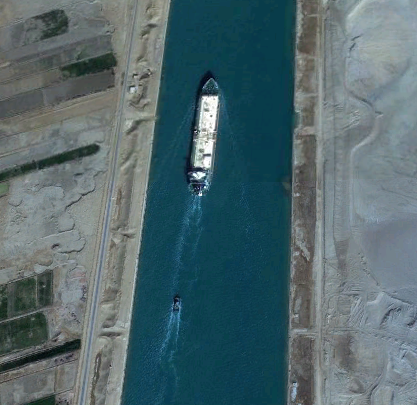
#> input picture Suez Canal.png, 417 x 405 px, found by its file name
$ jupyter execute code.ipynb
#> lines starting #> are read from the running program, lines starting #| are printed output that depends on the picture
**Import Dependencies**

[cell 1]
import math
import cv2
import numpy as np
from PIL import Image, ImageStat
from numpy import asarray
from matplotlib import pyplot as plt

---

**Problem 1**

[cell 2]
def distance_transform(img,distance_measure):
############### Euclidean Distance measure #######################################
  if (distance_measure=='Euclidean Distance'):
    def euclidean_calculator(x1,y1,x2,y2):
      point1 = np.array((x1,y1))
      point2 = np.array((x2,y2))
      dist = np.linalg.norm(point1 - point2)
      return dist

    img_euclidean=np.ones(img.shape)*math.inf
    img_euclidean[150][200]=0
    distances = []

    # distance between the two ships
    # First Pass
    for i in range(1,img_euclidean.shape[0]-1):
      for j in range(1,img_euclidean.shape[1]):
        centre = img_euclidean[i][j]
        left = img_euclidean[i][j-1]+euclidean_calculator(i,j,i,j-1)
        left_bottom = img_euclidean[i+1][j-1]+euclidean_calculator(i,j,i+1,j-1)
        top_left = img_euclidean[i-1][j-1]+euclidean_calculator(i,j,i-1,j-1)
        top = img_euclidean[i-1][j]+euclidean_calculator(i,j,i-1,j)
        img_euclidean[i][j]=min(centre, top_left, left, left_bottom, top)
    cv2.imwrite(r'/content/gdrive/MyDrive/Euclidean Distance outputs/Suez_1_Euclidean.bmp', img_euclidean)
    img_euclidean1 = img_euclidean

    # Second Pass
    for i in range(img_euclidean.shape[0]-2,0,-1):
      for j in range(img_euclidean.shape[1]-2,-1,-1):
        centre = img_euclidean[i][j]
        right_bottom = img_euclidean[i+1][j+1]+euclidean_calculator(i,j,i+1,j+1)
        bottom = img_euclidean[i+1][j]+euclidean_calculator(i,j,i+1,j)
        top_right = img_euclidean[i-1][j+1]+euclidean_calculator(i,j,i-1,j+1)
        right = img_euclidean[i][j+1]+euclidean_calculator(i,j,i,j+1)
        img_euclidean[i][j]=min(centre, top_right, right, right_bottom, bottom)
    print("Distance using Euclidean Distance between 2 ships:",img_euclidean[310][175])
    distances.append(img_euclidean[310][175])
    cv2.imwrite(r'/content/gdrive/MyDrive/Euclidean Distance outputs/Suez_final_Euclidean.bmp', img_euclidean)

    # Distance between the left edge of the small Boat and left Canal bank
    smallLeftCanal=np.ones(img.shape)*math.inf
    smallLeftCanal[310][173]=0 # left edge pixel

    # First Pass
    for i in range(1,smallLeftCanal.shape[0]-1):
      for j in range(1,smallLeftCanal.shape[1]):
        left = smallLeftCanal[i][j-1] + euclidean_calculator(i,j,i,j-1)
        centre = smallLeftCanal[i][j]
        top = smallLeftCanal[i-1][j] + euclidean_calculator(i,j,i-1,j)
        top_left = smallLeftCanal[i-1][j-1] + euclidean_calculator(i,j,i-1,j-1)
        left_bottom = smallLeftCanal[i+1][j-1] + euclidean_calculator(i,j,i+1,j-1)
        smallLeftCanal[i][j]=min(centre, top, top_left, left_bottom, left)
    cv2.imwrite(r'/content/gdrive/MyDrive/Euclidean Distance outputs/leftEdgeLeftCanalSmall_1st.jpg', smallLeftCanal)

    # Second Pass
    for i in range(smallLeftCanal.shape[0]-2,0,-1):
      for j in range(smallLeftCanal.shape[1]-2,-1,-1):
        right_bottom = smallLeftCanal[i+1][j+1] + euclidean_calculator(i,j,i+1,j+1)
        centre = smallLeftCanal[i][j]
        top_right = smallLeftCanal[i-1][j+1] + euclidean_calculator(i,j,i-1,j+1)
        bottom = smallLeftCanal[i+1][j] + euclidean_calculator(i,j,i+1,j)
        right = smallLeftCanal[i][j+1] + euclidean_calculator(i,j,i,j+1)
        smallLeftCanal[i][j]=min(right_bottom, centre, top_right, bottom, right)
    print("Distance using Euclidean Distance between the left edge of the small Boat and left Canal bank:",smallLeftCanal[310][131])
    cv2.imwrite(r'/content/gdrive/MyDrive/Euclidean Distance outputs/leftEdgeLeftCanalSmall_2nd.jpg', smallLeftCanal)
    distances.append(smallLeftCanal[310][131])

    # Distance between the right edge of the small boat and the right bank of the canal
    smallRightCanal=np.ones(img.shape)*math.inf
    smallRightCanal[310][180]=0 # right edge pixel

    # First Pass
    for i in range(1,smallRightCanal.shape[0]-1):
      for j in range(1,smallRightCanal.shape[1]):
        left_bottom = smallRightCanal[i+1][j-1]+euclidean_calculator(i,j,i+1,j-1)
        top = smallRightCanal[i-1][j]+euclidean_calculator(i,j,i-1,j)
        centre = smallRightCanal[i][j]
        top_left = smallRightCanal[i-1][j-1]+euclidean_calculator(i,j,i-1,j-1)
        left = smallRightCanal[i][j-1]+euclidean_calculator(i,j,i,j-1)
        smallRightCanal[i][j]=min(top, centre, left, top_left, left_bottom)
    cv2.imwrite(r'/content/gdrive/MyDrive/Euclidean Distance outputs/rightEdgeRightCanalSmall_1st.jpg', smallRightCanal)

    # Second Pass
    for i in range(smallRightCanal.shape[0]-2,0,-1):
      for j in range(smallRightCanal.shape[1]-2,-1,-1):
        centre = smallRightCanal[i][j]
        top_right = smallRightCanal[i-1][j+1]+euclidean_calculator(i,j,i-1,j+1)
        right = smallRightCanal[i][j+1]+euclidean_calculator(i,j,i,j+1)
        right_bottom = smallRightCanal[i+1][j+1]+euclidean_calculator(i,j,i+1,j+1)
        bottom = smallRightCanal[i+1][j]+euclidean_calculator(i,j,i+1,j)
        smallRightCanal[i][j]=min(bottom, centre, right, top_right, right_bottom)
    print("Distance using Euclidean Distance between the right edge of the small boat and the right bank of the canal:",smallRightCanal[310][289])
    cv2.imwrite(r'/content/gdrive/MyDrive/Euclidean Distance outputs/rightEdgeRightCanalSmall_2nd.jpg', smallRightCanal)
    distances.append(smallRightCanal[310][289])

    # Distance between the left edge of the Big Boat and left Canal bank
    bigleftCanal=np.ones(img.shape)*math.inf
    bigleftCanal[150][192]=0 # left edge pixel

    # First Pass
    for i in range(1,bigleftCanal.shape[0]-1):
      for j in range(1,bigleftCanal.shape[1]):
        top_left = bigleftCanal[i-1][j-1]+euclidean_calculator(i,j,i-1,j-1)
        left = bigleftCanal[i][j-1]+euclidean_calculator(i,j,i,j-1)
        left_bottom = bigleftCanal[i+1][j-1]+euclidean_calculator(i,j,i+1,j-1)
        centre = bigleftCanal[i][j]
        top = bigleftCanal[i-1][j]+euclidean_calculator(i,j,i-1,j)
        bigleftCanal[i][j]=min(top, centre, left, top_left, left_bottom)
    cv2.imwrite(r'/content/gdrive/MyDrive/Euclidean Distance outputs/leftEdgeLeftCanalBig_1st.jpg', bigleftCanal)

    # Second Pass
    for i in range(bigleftCanal.shape[0]-2,0,-1):
      for j in range(bigleftCanal.shape[1]-2,-1,-1):
        centre = bigleftCanal[i][j]
        top_right = bigleftCanal[i-1][j+1]+euclidean_calculator(i,j,i-1,j+1)
        right = bigleftCanal[i][j+1]+euclidean_calculator(i,j,i,j+1)
        right_bottom = bigleftCanal[i+1][j+1]+euclidean_calculator(i,j,i+1,j+1)
        bottom = bigleftCanal[i+1][j]+euclidean_calculator(i,j,i+1,j)
        bigleftCanal[i][j]=min(centre, bottom, right, right_bottom, top_right)
    print("Distance using Euclidean Distance between the left edge of the Big Boat and left Canal bank:",bigleftCanal[150][151])
    distances.append(bigleftCanal[150][151])
    cv2.imwrite(r'/content/gdrive/MyDrive/Euclidean Distance outputs/leftEdgeLeftCanalBig_2nd.jpg', bigleftCanal)

    # Distance between the right edge of the Big Boat and right Canal bank
    bigrightCanal=np.ones(img.shape)*math.inf
    bigrightCanal[150][215]=0 # right edge pixel

    # First Pass
    for i in range(1,bigrightCanal.shape[0]-1):
      for j in range(1,bigrightCanal.shape[1]):
        centre = bigrightCanal[i][j]
        top_left = bigrightCanal[i-1][j-1]+euclidean_calculator(i,j,i-1,j-1)
        left = bigrightCanal[i][j-1]+euclidean_calculator(i,j,i,j-1)
        left_bottom = bigrightCanal[i+1][j-1]+euclidean_calculator(i,j,i+1,j-1)
        top = bigrightCanal[i-1][j]+euclidean_calculator(i,j,i-1,j)
        bigrightCanal[i][j]=min(top, centre, left_bottom, top_left, left)
    cv2.imwrite(r'/content/gdrive/MyDrive/Euclidean Distance outputs/rightEdgeRightCanalBig_1st.jpg', bigrightCanal)

    # Second Pass
    for i in range(bigrightCanal.shape[0]-2,0,-1):
      for j in range(bigrightCanal.shape[1]-2,-1,-1):
        centre = bigrightCanal[i][j]
        top_right = bigrightCanal[i-1][j+1]+euclidean_calculator(i,j,i-1,j+1)
        right = bigrightCanal[i][j+1]+euclidean_calculator(i,j,i,j+1)
        right_bottom = bigrightCanal[i+1][j+1]+euclidean_calculator(i,j,i+1,j+1)
        bottom = bigrightCanal[i+1][j]+euclidean_calculator(i,j,i+1,j)
        bigrightCanal[i][j]=min(bottom, centre, top_right, right_bottom, right)
    print("Distance using Euclidean Distance between the right edge of the Big Boat and right Canal bank:",bigrightCanal[150][292])
    cv2.imwrite(r'/content/gdrive/MyDrive/Euclidean Distance outputs/rightEdgeRightCanalBig_2nd.jpg', bigrightCanal)
    distances.append(bigrightCanal[150][292])
    return img_euclidean1, img_euclidean, distances


################################# City Block Distance measure #################################
  elif(distance_measure == 'City-Block Distance'):

    img_city=np.ones(img.shape)*math.inf
    img_city[150][200]=0 # reference point
    distances = []
    # Distance between 2 ships
    # First Pass
    for i in range(1,img_city.shape[0]-1):
      for j in range(1,img_city.shape[1]):
        left = img_city[i][j-1]+1
        left_bottom = img_city[i+1][j-1]+2
        top = img_city[i-1][j]+1
        centre = img_city[i][j]
        top_left = img_city[i-1][j-1]+2
        img_city[i][j]=min(top, centre, left, left_bottom, top_left)
    cv2.imwrite(r'/content/gdrive/MyDrive/City Distance outputs/Suez_1_City.bmp', img_city)
    img_city1= img_city


    # Second Pass
    for i in range(img_city.shape[0]-2,0,-1):
      for j in range(img_city.shape[1]-2,-1,-1):
        centre = img_city[i][j]
        top_right = img_city[i-1][j+1]+2
        right = img_city[i][j+1]+1
        bottom_right = img_city[i+1][j+1]+2
        bottom = img_city[i+1][j]+1
        img_city[i][j]=min(centre, bottom, right, top_right, bottom_right)
    print("Distance using City-Block Distance between 2 ships:",img_city[310][175])
    distances.append(img_city[310][175])
    cv2.imwrite(r'/content/gdrive/MyDrive/City Distance outputs/Suez_final_City.bmp', img_city)

    # Distance between the left edge of the small Boat and left Canal bank
    smallLeftCanal=np.ones(img.shape)*math.inf
    smallLeftCanal[310][173]=0

    # First Pass
    for i in range(1,smallLeftCanal.shape[0]-1):
      for j in range(1,smallLeftCanal.shape[1]):
        centre = smallLeftCanal[i][j]
        top_left = smallLeftCanal[i-1][j-1]+2
        left = smallLeftCanal[i][j-1]+1
        left_bottom = smallLeftCanal[i+1][j-1]+2
        top = smallLeftCanal[i-1][j]+1
        smallLeftCanal[i][j]=min(top, centre, left, left_bottom, top_left)
    cv2.imwrite(r'/content/gdrive/MyDrive/City Distance outputs/leftEdgeLeftCanalSmall_1st.jpg', smallLeftCanal)

    # Second Pass
    for i in range(smallLeftCanal.shape[0]-2,0,-1):
      for j in range(smallLeftCanal.shape[1]-2,-1,-1):
        centre = smallLeftCanal[i][j]
        top_right = smallLeftCanal[i-1][j+1]+2
        right = smallLeftCanal[i][j+1]+1
        bottom_right = smallLeftCanal[i+1][j+1]+2
        bottom = smallLeftCanal[i+1][j]+1
        smallLeftCanal[i][j]=min(centre, bottom, right, top_right, bottom_right)
    print("Distance using City-Block Distance between the left edge of the small Boat and left Canal bank:",smallLeftCanal[310][131])
    cv2.imwrite(r'/content/gdrive/MyDrive/City Distance outputs/leftEdgeLeftCanalSmall_2nd.jpg', smallLeftCanal)
    distances.append(smallLeftCanal[310][131])

    # Distance between the right edge of the small Boat and right Canal bank
    smallRightCanal=np.ones(img.shape)*math.inf
    smallRightCanal[310][180]=0 # right edge pixel

    # First Pass
    for i in range(1,smallRightCanal.shape[0]-1):
      for j in range(1,smallRightCanal.shape[1]):
        centre = smallRightCanal[i][j]
        top_left = smallRightCanal[i-1][j-1]+2
        left = smallRightCanal[i][j-1]+1
        left_bottom = smallRightCanal[i+1][j-1]+2
        top = smallRightCanal[i-1][j]+1
        smallRightCanal[i][j]=min(top, centre, left, left_bottom, top_left)
    cv2.imwrite(r'/content/gdrive/MyDrive/City Distance outputs/rightEdgeRightCanalSmall_1st.jpg', smallRightCanal)

    # Second Pass
    for i in range(smallRightCanal.shape[0]-2,0,-1):
      for j in range(smallRightCanal.shape[1]-2,-1,-1):
        centre = smallRightCanal[i][j]
        top_right = smallRightCanal[i-1][j+1]+2
        right = smallRightCanal[i][j+1]+1
        bottom_right = smallRightCanal[i+1][j+1]+2
        bottom = smallRightCanal[i+1][j]+1
        smallRightCanal[i][j]=min(centre, bottom, right, top_right, bottom_right)
    print("Distance using City-Block Distance between the right edge of the small Boat and right Canal bank:",smallRightCanal[310][289])
    cv2.imwrite(r'/content/gdrive/MyDrive/City Distance outputs/rightEdgeRightCanalSmall_2nd.jpg', smallRightCanal)
    distances.append(smallRightCanal[310][289])


    # Distance between the left edge of the Big Boat and left Canal bank
    bigleftCanal=np.ones(img.shape)*math.inf
    bigleftCanal[150][192]=0 # left edge pixel

    # First Pass
    for i in range(1,bigleftCanal.shape[0]-1):
      for j in range(1,bigleftCanal.shape[1]):
        centre = bigleftCanal[i][j]
        top_left = bigleftCanal[i-1][j-1]+2
        left = bigleftCanal[i][j-1]+1
        left_bottom = bigleftCanal[i+1][j-1]+2
        top = bigleftCanal[i-1][j]+1
        bigleftCanal[i][j]=min(top, centre, left, left_bottom, top_left)
    cv2.imwrite(r'/content/gdrive/MyDrive/City Distance outputs/leftEdgeLeftCanalBig_1st.jpg', bigleftCanal)

    # Second Pass
    for i in range(bigleftCanal.shape[0]-2,0,-1):
      for j in range(bigleftCanal.shape[1]-2,-1,-1):
        top_right = bigleftCanal[i-1][j+1]+2
        right = bigleftCanal[i][j+1]+1
        bottom_right = bigleftCanal[i+1][j+1]+2
        centre = bigleftCanal[i][j]
        bottom = bigleftCanal[i+1][j]+1
        bigleftCanal[i][j]=min(centre, bottom, right, top_right, bottom_right)
    print("Distance using City-Block Distance between the left edge of the Big Boat and left Canal bank:",bigleftCanal[150][151])
    cv2.imwrite(r'/content/gdrive/MyDrive/City Distance outputs/leftEdgeLeftCanalBig_2nd.jpg', bigleftCanal)
    distances.append(bigleftCanal[150][151])

    # Distance between the right edge of the Big Boat and right Canal bank
    bigrightCanal=np.ones(img.shape)*math.inf
    bigrightCanal[150][215]=0 # right edge pixel

    for i in range(1,bigrightCanal.shape[0]-1):
      for j in range(1,bigrightCanal.shape[1]):
        centre = bigrightCanal[i][j]
        top_left = bigrightCanal[i-1][j-1]+2
        left = bigrightCanal[i][j-1]+1
        left_bottom = bigrightCanal[i+1][j-1]+2
        top = bigrightCanal[i-1][j]+1
        bigrightCanal[i][j]=min(top, centre, left, left_bottom, top_left)
    cv2.imwrite(r'/content/gdrive/MyDrive/City Distance outputs/rightEdgeRightCanalBig_1st.jpg', bigrightCanal)

    # Second Pass
    for i in range(bigrightCanal.shape[0]-2,0,-1):
      for j in range(bigrightCanal.shape[1]-2,-1,-1):
        centre = bigrightCanal[i][j]
        top_right = bigrightCanal[i-1][j+1]+2
        right = bigrightCanal[i][j+1]+1
        bottom_right = bigrightCanal[i+1][j+1]+2
        bottom = bigrightCanal[i+1][j]+1
        bigrightCanal[i][j]=min(centre, bottom, right, top_right, bottom_right)
    print("Distance using City-Block Distance between the right edge of the Big Boat and right Canal bank:",bigrightCanal[150][292])
    cv2.imwrite(r'/content/gdrive/MyDrive/City Distance outputs/rightEdgeRightCanalBig_2nd.jpg', bigrightCanal)
    distances.append(bigrightCanal[150][292])
    return img_city1, img_city, distances


############################ Chessboard Distance measure (+1 in all 4 directions) #############################################
  elif(distance_measure == 'Chessboard Distance'):
    img_chess=np.ones(img.shape)*math.inf
    img_chess[150][200]=0
    distances = []
    # Distance between both ships
    # First Pass
    for i in range(1,img_chess.shape[0]-1):
      for j in range(1,img_chess.shape[1]):
        centre = img_chess[i][j]
        top_left = img_chess[i-1][j-1]+1
        top = img_chess[i-1][j]+1
        left = img_chess[i][j-1]+1
        left_bottom = img_chess[i+1][j-1]+1
        img_chess[i][j]=min(top, centre, left, left_bottom, top_left)
    cv2.imwrite(r'/content/gdrive/MyDrive/Chessboard Distance outputs/Suez_1_Chess.bmp', img_chess)
    img_chess1 = img_chess


    # Second Pass
    for i in range(img_chess.shape[0]-2,0,-1):
      for j in range(img_chess.shape[1]-2,-1,-1):
        right = img_chess[i][j+1]+1
        right_bottom = img_chess[i+1][j+1]+1
        centre = img_chess[i][j]
        top_right = img_chess[i-1][j+1]+1
        bottom = img_chess[i+1][j]+1
        img_chess[i][j]=min(centre, bottom, right, top_right, right_bottom)
    print("Distance using Chessboard Distance between 2 ships:",img_chess[310][175])
    distances.append(img_chess[310][175])
    cv2.imwrite(r'/content/gdrive/MyDrive/Chessboard Distance outputs/Suez_final_Chess.bmp', img_chess)

     # Distance between the left edge of the small Boat and left Canal bank
    smallLeftCanal=np.ones(img.shape)*math.inf
    smallLeftCanal[310][173]=0
    # First Pass
    for i in range(1,smallLeftCanal.shape[0]-1):
      for j in range(1,smallLeftCanal.shape[1]):
        centre = smallLeftCanal[i][j]
        top_left = smallLeftCanal[i-1][j-1]+1
        top = smallLeftCanal[i-1][j]+1
        left = smallLeftCanal[i][j-1]+1
        left_bottom = smallLeftCanal[i+1][j-1]+1
        smallLeftCanal[i][j]=min(top, centre, left, left_bottom, top_left)
    cv2.imwrite(r'/content/gdrive/MyDrive/Chessboard Distance outputs/leftEdgeLeftCanalSmall_1st.jpg', smallLeftCanal)


    # Second Pass
    for i in range(smallLeftCanal.shape[0]-2,0,-1):
      for j in range(smallLeftCanal.shape[1]-2,-1,-1):
        right = smallLeftCanal[i][j+1]+1
        right_bottom = smallLeftCanal[i+1][j+1]+1
        centre = smallLeftCanal[i][j]
        top_right = smallLeftCanal[i-1][j+1]+1
        bottom = smallLeftCanal[i+1][j]+1
        smallLeftCanal[i][j]=min(centre, bottom, right, top_right, right_bottom)
    distances.append(smallLeftCanal[310][131])
    print("Distance using Chessboard Distance between the left edge of the small Boat and left Canal bank:",smallLeftCanal[310][131])
    cv2.imwrite(r'/content/gdrive/MyDrive/Chessboard Distance outputs/leftEdgeLeftCanalSmall_2nd.jpg', smallLeftCanal)


    # Distance between the right edge of the small Boat and right Canal bank
    smallRightCanal=np.ones(img.shape)*math.inf
    smallRightCanal[310][180]=0 # right edge pixel

    # First Pass
    for i in range(1,smallRightCanal.shape[0]-1):
      for j in range(1,smallRightCanal.shape[1]):
        centre = smallRightCanal[i][j]
        top_left = smallRightCanal[i-1][j-1]+1
        top = smallRightCanal[i-1][j]+1
        left = smallRightCanal[i][j-1]+1
        left_bottom = smallRightCanal[i+1][j-1]+1
        smallRightCanal[i][j]=min(top, centre, left, left_bottom, top_left)
    cv2.imwrite(r'/content/gdrive/MyDrive/Chessboard Distance outputs/rightEdgeRightCanalSmall_1st.jpg', smallRightCanal)


    # Second Pass
    for i in range(smallRightCanal.shape[0]-2,0,-1):
      for j in range(smallRightCanal.shape[1]-2,-1,-1):
        right = smallRightCanal[i][j+1]+1
        right_bottom = smallRightCanal[i+1][j+1]+1
        centre = smallRightCanal[i][j]
        top_right = smallRightCanal[i-1][j+1]+1
        bottom = smallRightCanal[i+1][j]+1
        smallRightCanal[i][j]=min(centre, bottom, right, top_right, right_bottom)
    print("Distance using Chessboard Distance between the right edge of the small Boat and right Canal bank:",smallRightCanal[310][289])
    distances.append(smallRightCanal[310][289])
    cv2.imwrite(r'/content/gdrive/MyDrive/Chessboard Distance outputs/rightEdgeRightCanalSmall_2nd.jpg', smallRightCanal)


    # Distance between the left edge of the Big Boat and left Canal bank
    bigleftCanal=np.ones(img.shape)*math.inf
    bigleftCanal[150][192]=0 # left edge pixel

    # First Pass
    for i in range(1,bigleftCanal.shape[0]-1):
      for j in range(1,bigleftCanal.shape[1]):
        centre = bigleftCanal[i][j]
        top_left = bigleftCanal[i-1][j-1]+1
        top = bigleftCanal[i-1][j]+1
        left = bigleftCanal[i][j-1]+1
        left_bottom = bigleftCanal[i+1][j-1]+1
        bigleftCanal[i][j]=min(top, centre, left, left_bottom, top_left)
    cv2.imwrite(r'/content/gdrive/MyDrive/Chessboard Distance outputs/leftEdgeLeftCanalBig_1st.jpg', bigleftCanal)


    # Second Pass
    for i in range(bigleftCanal.shape[0]-2,0,-1):
      for j in range(bigleftCanal.shape[1]-2,-1,-1):
        right = bigleftCanal[i][j+1]+1
        right_bottom = bigleftCanal[i+1][j+1]+1
        centre = bigleftCanal[i][j]
        top_right = bigleftCanal[i-1][j+1]+1
        bottom = bigleftCanal[i+1][j]+1
        bigleftCanal[i][j]=min(centre, bottom, right, top_right, right_bottom)
    print("Distance using Chessboard Distance between the left edge of the Big Boat and left Canal bank:",bigleftCanal[150][151])
    cv2.imwrite(r'/content/gdrive/MyDrive/Chessboard Distance outputs/leftEdgeLeftCanalBig_2nd.jpg', bigleftCanal)
    distances.append(bigleftCanal[150][151])


    # Distance between the right edge of the Big Boat and right Canal bank
    bigrightCanal=np.ones(img.shape)*math.inf
    bigrightCanal[150][215]=0 # right edge pixel

    # First Pass
    for i in range(1,bigrightCanal.shape[0]-1):
      for j in range(1,bigrightCanal.shape[1]):
        centre = bigrightCanal[i][j]
        top_left = bigrightCanal[i-1][j-1]+1
        top = bigrightCanal[i-1][j]+1
        left = bigrightCanal[i][j-1]+1
        left_bottom = bigrightCanal[i+1][j-1]+1
        bigrightCanal[i][j]=min(top, centre, left, left_bottom, top_left)
    cv2.imwrite(r'/content/gdrive/MyDrive/Chessboard Distance outputs/rightEdgeRightCanalBig_1st.jpg', bigrightCanal)


    # Second Pass
    for i in range(bigrightCanal.shape[0]-2,0,-1):
      for j in range(bigrightCanal.shape[1]-2,-1,-1):
        right = bigrightCanal[i][j+1]+1
        right_bottom = bigrightCanal[i+1][j+1]+1
        centre = bigrightCanal[i][j]
        top_right = bigrightCanal[i-1][j+1]+1
        bottom = bigrightCanal[i+1][j]+1
        bigrightCanal[i][j]=min(centre, bottom, right, top_right, right_bottom)
    print("Distance using Chessboard Distance between the right edge of the Big Boat and right Canal bank:",bigrightCanal[150][292])
    cv2.imwrite(r'/content/gdrive/MyDrive/Chessboard Distance outputs/rightEdgeRightCanalBig_2nd.jpg', bigrightCanal)
    distances.append(bigrightCanal[150][292])
    return img_chess1, img_chess, distances


  else:
    print("Please Enter a valid distance measure: Euclidean Distance, Chessboard Distance or City-block Distance")
    return "", "", ""


img = cv2.imread('/content/Suez Canal.png',0) # Reading the image as a grayscale image
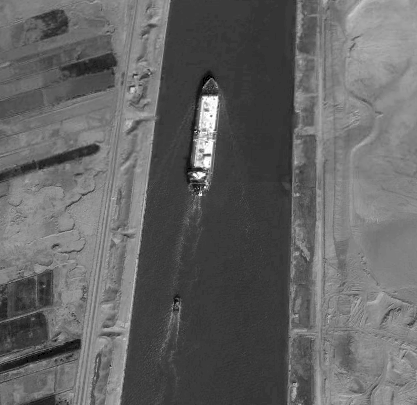
#> img: shape (405, 417); min 0, max 255, mean 100.1

# Edge Detection to detect the edge pixels of both sides of each boat and the edges of the canal bank

edge_img= cv2.Canny(img,150,200)
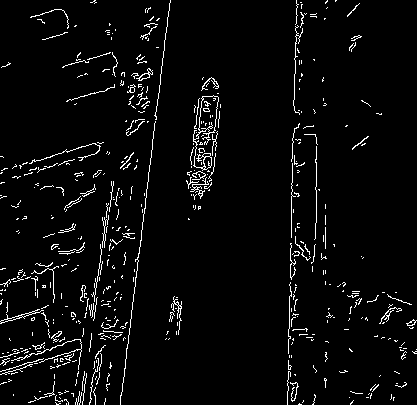
#> edge_img: shape (405, 417); 4% white in thin lines or dots
plt.imshow(edge_img,cmap='gray')


chess_matrix1, chess_matrix2, chess_distvalues = distance_transform(img, 'Chessboard Distance')
#> in distance_transform, `cv2.imwrite(r'/content/gdrive/MyDrive/Chessboard Distance outputs/Suez..`:
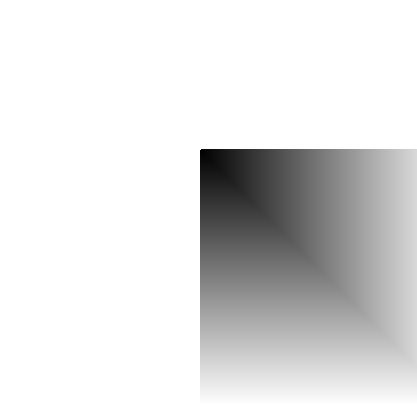
#> saved as Suez_1_Chess.bmp: shape (405, 417); min 0, max 255, mean 223
#> (the rest of the program and of its run is left out)
